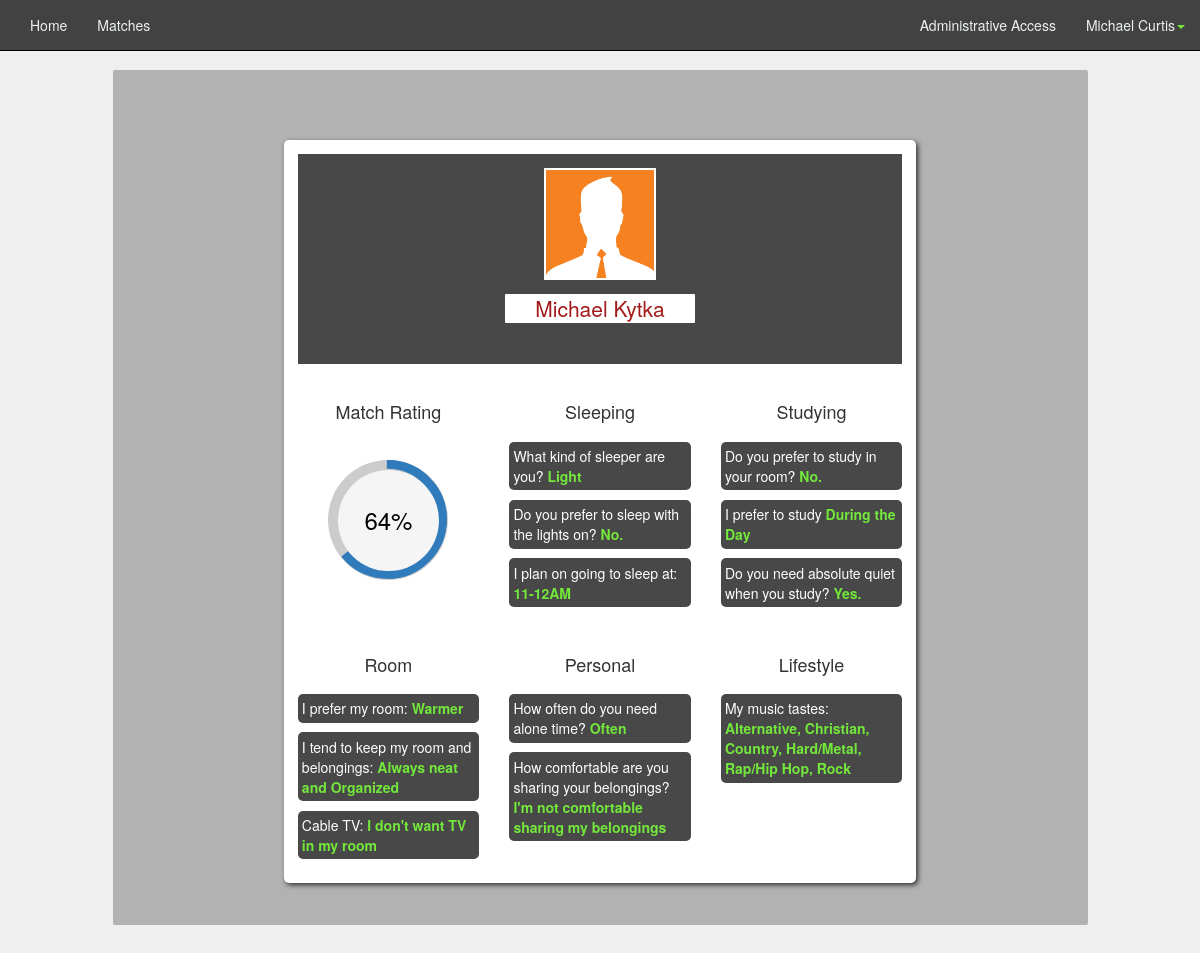
Screenshot of /profile.php?id=2 (signed in) with the database file from the repository.
### tables this page shows
CREATE TABLE `user` (
`id` int(11) NOT NULL,
  `picture` varchar(50) NOT NULL,
  `password` varchar(64) NOT NULL,
  `first_name` varchar(20) NOT NULL,
  `last_name` varchar(30) NOT NULL,
  `account_type` varchar(20) NOT NULL,
  `email` varchar(50) NOT NULL,
  `facebook` varchar(50) NOT NULL DEFAULT 'https://www.facebook.com/yourusername',
  `public` tinyint(4) NOT NULL DEFAULT '1'
);

CREATE TABLE `tabs` (
`id` int(11) NOT NULL,
  `name` varchar(30) NOT NULL
);

CREATE TABLE `options` (
`id` int(11) NOT NULL,
  `name` varchar(50) NOT NULL,
  `question_id` int(11) NOT NULL,
  `value_index` int(11) NOT NULL
);

CREATE TABLE `questions` (
`id` int(11) NOT NULL,
  `question` varchar(500) NOT NULL,
  `tab_id` int(11) NOT NULL,
  `type_id` int(11) NOT NULL
);

CREATE TABLE `answers` (
`id` int(11) NOT NULL,
  `user_id` int(11) NOT NULL,
  `question_id` int(11) NOT NULL,
  `value` int(11) NOT NULL,
  `preference_rating` int(11) DEFAULT NULL COMMENT 'numbers 1-5'
);

### classes/PageChecker.php (called while the page is built, shortened)
<?php
	class PageChecker
	{
		public function isPage($page = null)
		{
			return false;
		}
	}
?>

### classes/DB.php (called while the page is built, shortened)
<?php
class DB
{
	private static $_instance = null;
	private $_pdo,
	 		$_query,
	 		$_error = false,
	  		$_results,
	  		$_count = 0;
	private function __construct()
	{
		try
		{
			$this->_pdo = new PDO('mysql:host=' . Config::get('mysql/host') . ';dbname='. Config::get('mysql/db'), Config::get('mysql/username'), Config::get('mysql/password'));
		}
		catch(PDOException $e)
		{
			die($e->getMessage());
		}
	}
	public static function getInstance()
	{
		if(!isset(self::$_instance))
		{
			self::$_instance = new DB();
		}
		return self::$_instance;
	}
	public function query($sql, $params = array())
	{
		$this->_error = false;
		if($this->_query = $this->_pdo->prepare($sql))
		{
			$x = 1;
			if(count($params))
			{
				foreach($params as $param)
				{
					$this->_query->bindValue($x,$param);
					$x++;
				}
			}
			if($this->_query->execute())
			{
				$this->_results = $this->_query->fetchAll(PDO::FETCH_OBJ);
				$this->_count = $this->_query->rowCount();
			}
			else
			{
				$this->_error = true;
			}
		}
		return $this;
	}
	public function action($action, $table, $where = array())
	{
		if(count($where) === 3)
		{
			$operators = array('=','>','<','>=','<=');
			$field = $where[0];
			$operator = $where[1];
			$value = $where[2];
			if(in_array($operator, $operators))
			{
				$sql = "{$action} FROM {$table} WHERE {$field} {$operator} ?";
				if(!$this->query($sql, array($value))->error())
				{
					return $this;
				}
			}
		}
		return false;
	}
	public function get($table, $where)
	{
		return $this->action('SELECT *', $table, $where);
	}
	public function results()
	{
		return $this->_results;
	}
	public function error()
	{
		return $this->_error;
	}
	public function count()
	{
		return $this->_count;
	}
	public function first()
	{
		return $this->results()[0];
	}
}
?>

### classes/Config.php (called while the page is built)
<?php
class Config
{
	public static function get($path = null)
	{
		if($path)
		{
			$config = $GLOBALS['config'];
			$path = explode('/', $path);
			foreach($path as $bit)
			{
				if(isset($config[$bit]))
				{
					$config = $config[$bit];
				}
			}
			return $config;
		}
	}
}
?>

### classes/User.php (called while the page is built, shortened)
<?php
class User
{
	private $_db, $_data, $_sessionName, $_isLoggedIn, $_cookieName;
	public function __construct($user = null)
	{
		$this->_db = DB::getInstance();
		$this->_sessionName = Config::get('session/session_name');
		if(!$user)
		{
			if(Session::exists($this->_sessionName))
			{
				$user = Session::get($this->_sessionName);
				if($this->find($user))
				{
					$this->id = $this->data()->id;
					$this->first_name = $this->data()->first_name;
					$this->last_name = $this->data()->last_name;
					$this->account_type = $this->data()->account_type;
				}
			}
		}
		else
		{
			$this->find($user);
		}
	}
	public function find($user = null)
	{
		if($user)
		{
			$field = (is_numeric($user)) ? 'id': 'username';
			$data = $this->_db->get('user', array($field, '=', $user));
			if($data->count())
			{
				$this->_data = $data->first();
				$this->id = $this->data()->id;
				$this->first_name = $this->data()->first_name;
				$this->last_name = $this->data()->last_name;
				return true;
			}
		}
	}
	public function exists()
	{
		return (!empty($this->_data)) ? true : false;
	}
	public function data()
	{
		return $this->_data;
	}
}
?>

### classes/Session.php (called while the page is built, shortened)
<?php
class Session
{
	public static function exists($name)
	{
		return (isset($_SESSION[$name])) ? true : false;
	}
	public static function get($name)
	{
		return $_SESSION[$name];
	}
}
?>

### functions/sanitize.php (called while the page is built, shortened)
<?php
function escapeName($string)
{
	return htmlentities($string, ENT_COMPAT, 'UTF-8');
}
?>

### functions/matching_algorithm.php (called while the page is built, shortened)
<?php
function getMatchScore($user_1, $user_2)
{
	$db = DB::getInstance();
	$user1 = new User($user_1);
	$user2 = new User($user_2);
	$questions = $db->query("SELECT * FROM questions");
	$questions = $questions->results();
	$matches = 0;
	$totalQuestions = count($questions);
	foreach ($questions as  $question)
	{
		if($question->type_id != 4)
		{
			$answers1 = $db->query("SELECT * FROM answers WHERE user_id = ? AND question_id = ?", array($user_1, $question->id));
			$answers1 = $answers1->first();
			$answers2 = $db->query("SELECT * FROM answers WHERE user_id = ? AND question_id = ?", array($user_2, $question->id));
			$answers2 = $answers2->first();
			$preference_rating_max = 5;
			if($question->type_id == 2)
			{
				if($answers1->value === $answers2->value)
				{
					if($answers1->preference_rating)
					{
						$matches += ($answers1->preference_rating/$preference_rating_max);
					}
					else
					{
						$matches++;
					}
				}
			}
			else
			{
				if($answers1->value === $answers2->value)
				{
					$matches++;
				}
			}
		}
		else
		{
			$answers1 = $db->query("SELECT * FROM answers WHERE user_id = ? AND question_id = ?", array($user_1, $question->id));
			$answers1 = $answers1->results();
			$answers2 = $db->query("SELECT * FROM answers WHERE user_id = ? AND question_id = ?", array($user_2, $question->id));
			$answers2 = $answers2->results();
			foreach($answers1 as $answer1)
			{
				$same = false;
				foreach($answers2 as $answer2)
				{
					if($answer1->value == $answer2->value) $same = true;
				}
				if($same) $matches+=.25;
				else $matches -=.25;
			}
		}
	}
	$percentage = ($matches / $totalQuestions) * 100;
	return $percentage;
}
?>

### functions/get_profile.php (the view, shortened to what this page needs)
<?php
require_once 'functions/matching_algorithm.php';
function getAnswersForProfile($profile_id)
{
	$db = DB::getInstance();
	$tabs = $db->query("SELECT * FROM tabs");
	$tabs = $tabs->results();
	$currentUsersProfile = false;
  	$userForProfile = new User($profile_id);
	$currentUser = new User();
	echo '<div class="row spacing2">
		<div class="col-md-8 largeRankingWidget center-block">
			<div class="topBannerForWidget">
				<div class="row">
				<div class="col-md-10 center-block">
				<div class="row paddingTop1">
					<div class="profilePic col-md-3 center-block"></div>
				</div>
				<div class="row spacing1">
					<div class="col-md-5 col-sm-4 center-block profileName">
						<p class="text-center lead"><a class="profileLink" href="profile.php?id='.$profile_id.'">'.escapeName($userForProfile->first_name).' '.escapeName($userForProfile->last_name).'</a></p>
					</div>
				</div>';
			echo'<div id="facebookLinkArea" class="row">
					<div id="fb_edit_area_container" class="center-block col-md-4 text-center lead">';
			echo 	'</div>
				</div>';
		echo'	</div>
		</div>
			</div>';
			$counter = 1;
			echo '<div class="row spacing2">';
			if(!$currentUsersProfile)
			{
				$matchScore = intval(getMatchScore($currentUser->id, $userForProfile->id));
				echo '<div class="col-md-4">
					<div class="row">
						<div class="col-md-12">
							<h4 class="text-center">Match Rating</h4>
						</div>
					</div>
					<div class="row">
						<div class="col-md-12 paddingTop2">
							<div class="c100 p'.$matchScore.' large center"><span>'.$matchScore.'%</span><div class="slice"><div class="bar"></div><div class="fill"></div></div></div>
						</div>
					</div>
				</div>';
			}
			$firstsection = true;
	foreach ($tabs as $tab) {
		if($firstsection != true)
			{
			if($counter >= 3){
				$counter = 0;
				echo '</div>
				<div class="row spacing2">';
			}
			echo '<div class="col-md-4">
				<div class="row">
					<div class="col-md-12">
						<h4 class="text-center">'.ucfirst(escapeName($tab->name)).'</h4>
					</div>
				</div>
				<div class="row">
					<div class="col-md-12">
						<ul class="noPadding">';
			$questions = $db->query("SELECT * FROM questions WHERE tab_id = ?", array($tab->id));
			$questions = $questions->results();
	    foreach($questions as $question)
	    {
				      $answers = $db->query("SELECT * FROM answers WHERE question_id = ? AND user_id = ".$profile_id."", array($question->id));
				      $answers = $answers->results();
					if($question->type_id != 1 && $question->type_id != 2)
					{
						$checkboxes = false;
						$first_item = true;
						if($question->type_id == 4) {$checkboxes = true;}
			      foreach($answers as $answer){
			        $answer_strings =  $db->query("SELECT * FROM options WHERE question_id = ? AND value_index = ".escapeName($answer->value)."", array($question->id));
			        $answer_strings = $answer_strings->results();
			        foreach($answer_strings as $answer_string)
			        {
								if($checkboxes == false) echo '<li>'. escapeName($question->question).' <strong>'.escapeName($answer_string->name).'</strong></li>';
								if($checkboxes == true && $first_item == false){
									echo ', '.escapeName($answer_string->name).'';
								}
								if($checkboxes == true && $first_item == true){
									echo '<li>'. escapeName($question->question).' <strong> '.escapeName($answer_string->name).'';
									$first_item = false;
								}
			        }
			      }
						if($checkboxes == true) {echo '</strong></li>';}
					} else
					{
						foreach($answers as $answer){
							$yesno = $answer->value;
							if($yesno == 0)
							{
								echo '<li>'. escapeName($question->question).' <strong>No.</strong></li>';
							} else{
								echo '<li>'. escapeName($question->question).' <strong>Yes.</strong></li>';
							}
						}
					}
	    }
			echo '</ul>
					</div>
						</div>
					</div>';
			$counter++;
		} else $firstsection = false;
  }
	echo '</div>';
	echo'</ul></div>
</div>';
}
?>

### navbar.php (shortened to what this page needs)
<?php $pageChecker = new PageChecker(); $user = new User(); ?>
<nav class="navbar navbar-default navbar-fixed-top">
  <div class="container-fluid">
    <div class="collapse navbar-collapse" id="bs-example-navbar-collapse-1">
      <ul class="nav navbar-nav">
        <li <?php echo ($pageChecker->isPage("index.php")) ? "class='active'" : ''; ?>><a href="index.php">Home</a></li>
        <li <?php echo ($pageChecker->isPage("matches.php")) ? "class='active'" : ''; ?>><a href="matches.php">Matches</a></li>
      </ul>
      <ul class="nav navbar-nav navbar-right">
        <?php
          if($user->account_type=="admin")
          {
        ?>
        <li <?php echo ($pageChecker->isPage("administrator.php")) ? "class='active'" : ''; ?>><a href="administrator.php">Administrative Access</a></li><?php } ?>
        <li class="dropdown">
          <a href="#" class="dropdown-toggle" data-toggle="dropdown" role="button" aria-expanded="false"><?php echo $user->first_name . " " . $user->last_name; ?><span class="caret neon"></span></a>
        </li>
      </ul>
    </div>
  </div>
</nav>

### css/mainLayout.css (style rules this page uses)
body { background-color: #EFEFEF; }
html, body { padding-bottom: 4em; }
.spacing2 { margin-top: 2em; }
.spacing1 { margin-top: 1em; }
.center-block { float:none; }
.neon { color: #73E83B; }
.center { margin-left: auto; margin-right: auto; }
.noPadding { padding:0; }
.paddingTop1 { padding-top: 1em; }
.paddingTop2 { padding-top: 2em; }

### css/navbar.css (style rules this page uses)
.navbar-default { background-color: #424242; border-color: #000000; }
.navbar-default .navbar-nav > li > a { color: #ecf0f1; }
.navbar-default .navbar-collapse, .navbar-default .navbar-form { border-color: #ecf0f1; }

### css/circle.css (style rules this page uses)
.c100 { position: relative; font-size: 120px; width: 1em; height: 1em; -webkit-border-radius: 50%; -moz-border-radius: 50%; -ms-border-radius: 50%; -o-border-radius: 50%; border-radius: 50%; float: left; margin: 0 0.1em 0.1em 0; background-color: #cccccc; }
.c100 *, .c100 *:before, .c100 *:after { -webkit-box-sizing: content-box; -moz-box-sizing: content-box; box-sizing: content-box; }
.c100.center { float: none; margin: 0 auto; }
.c100 > span { position: absolute; width: 100%; z-index: 1; left: 0; top: 0; width: 5em; line-height: 5em; font-size: 0.2em; color: #cccccc; display: block; text-align: center; white-space: nowrap; -webkit-transition-property: all; -moz-transition-property: all; -o-transition-property: all; transition-property: all; -webkit-transition-duration: 0.2s; -moz-transition-duration: 0.2s; -o-transition-duration: 0.2s; transition-duration: 0.2s; -webkit-transition-timing-function: ease-out; -moz-transition-timing-function: ease-out; -o-transition-timing-function: ease-out; transition-timing-function: ease-out; }
.c100:after { position: absolute; top: 0.08em; left: 0.08em; display: block; content: " "; -webkit-border-radius: 50%; -moz-border-radius: 50%; -ms-border-radius: 50%; -o-border-radius: 50%; border-radius: 50%; background-color: whitesmoke; width: 0.84em; height: 0.84em; -webkit-transition-property: all; -moz-transition-property: all; -o-transition-property: all; transition-property: all; -webkit-transition-duration: 0.2s; -moz-transition-duration: 0.2s; -o-transition-duration: 0.2s; transition-duration: 0.2s; -webkit-transition-timing-function: ease-in; -moz-transition-timing-function: ease-in; -o-transition-timing-function: ease-in; transition-timing-function: ease-in; }
.c100 > span { color: black; }

### css/profile.css (style rules this page uses)
.largeRankingWidget { background-color: white; border-radius: 5px; padding:1em; box-shadow: 2px 2px 5px; }
.largeRankingWidget li { list-style-type: none; background-color: #484848; margin: .7em 0; color:white; padding: .3em; border-radius: 5px; }
.largeRankingWidget strong { color: #73E83B; }
.profilePic { height: 3em; width: 3em; background-image: url("../images/default.jpg"); background-size:cover; background-position: 2px; border: 2px solid black; }
.topBannerForWidget { background-color: #484848; }
.profileName > p { background-color: white; border-radius: 1px; padding: 0 .5em; }
.profileName > p > a { color: #A31919; }

### css/matches.css (style rules this page uses)
.largeRankingWidget { background-color: white; border-radius: 5px; padding:1em; box-shadow: 2px 2px 5px; }
.largeRankingWidget li { list-style-type: none; background-color: #484848; margin: .7em 0; color:white; padding: .3em; border-radius: 5px; }
.largeRankingWidget strong { color: #73E83B; }
.profilePic { height: 8em; width: 8em; background-image: url("../images/default.jpg"); background-size:cover; background-position: -30px 0px; border: 2px solid white; }
.topBannerForWidget { background-color: #484848; }
.profileName > p { background-color: white; border-radius: 1px; padding: 0 .5em; }
.profileName > p > a { color: #A31919; }

### rows the page displays
user: first_name "Michael", last_name "Curtis"
user: first_name "Michael", last_name "Kytka"
tabs: name "Sleeping"
options: question.question "What kind of sleeper are you?", name "Light"
answers: question.question "Do you prefer to sleep with the lights on?"
options: question.question "I plan on going to sleep at:", name "11-12AM"
tabs: name "Studying"
answers: question.question "Do you prefer to study in your room?"
options: question.question "I prefer to study", name "During the Day"
answers: question.question "Do you need absolute quiet when you study?"
tabs: name "Room"
options: question.question "I prefer my room:", name "Warmer"
options: question.question "I tend to keep my room and belongings:", name "Always neat and Organized"
options: question.question "Cable TV:", name "I don't want TV in my room"
tabs: name "Personal"
options: question.question "How often do you need alone time?", name "Often"
options: question.question "How comfortable are you sharing your belongings?", name "I'm not comfortable sharing my belongings"
tabs: name "Lifestyle"
options: question.question "My music tastes:", name "Alternative"
options: name "Christian"
options: name "Country"
options: name "Hard/Metal"
options: name "Rap/Hip Hop"
options: name "Rock"

### other values shown
$matchScore "64"
